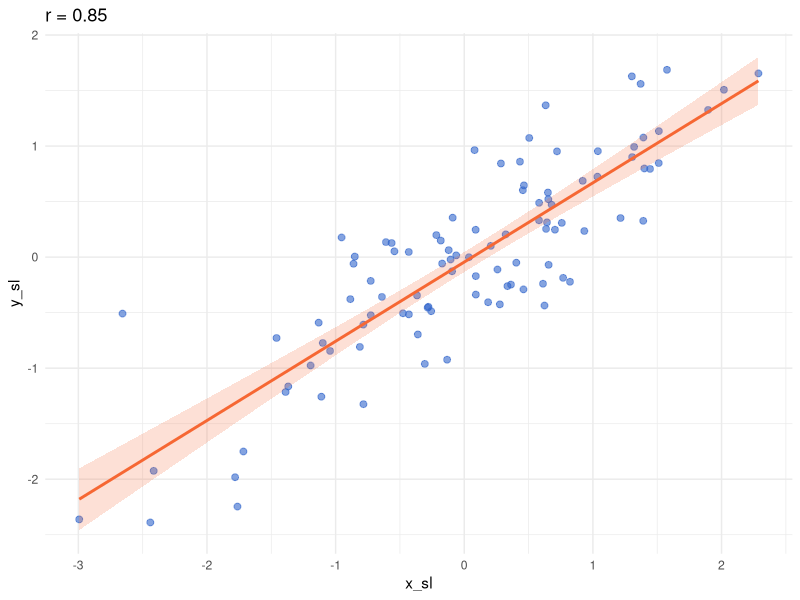

Here is the R script that generated this plot:
## ---- chunk 1
#| echo: true
# Cargar datos de ejemplo
x <- c(4.2, 5.1, 3.8, 6.0, 4.7, 5.5, 3.9, 6.2)

# Medidas de tendencia central
mean(x)    # media
median(x)  # mediana

# Medidas de dispersión
sd(x)      # desviación típica
IQR(x)     # rango intercuartílico

summary(x) # resumen completo
## ---- chunk 2
#| echo: true
set.seed(42)
x_sl <- rnorm(100)
y_sl <- 0.7 * x_sl + rnorm(100, sd = 0.5)
cor(x_sl, y_sl)
## ---- chunk 3
#| echo: false
#| out.width: "80%"
library(ggplot2)
ggplot(data.frame(x_sl, y_sl), aes(x_sl, y_sl)) +
  geom_point(alpha = 0.6, size = 2, color = "#3366cc") +
  geom_smooth(method = "lm", se = TRUE,
              color = "#F66733", fill = "#F66733", alpha = 0.2) +
  labs(title = paste("r =", round(cor(x_sl, y_sl), 2))) +
  theme_minimal()
